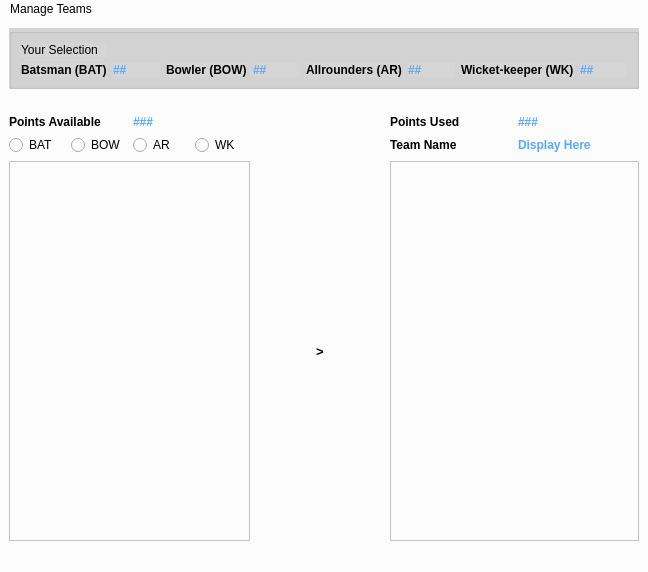
<?xml version="1.0" encoding="UTF-8"?>
<ui version="4.0">
 <class>MainWindow</class>
 <widget class="QMainWindow" name="MainWindow">
  <property name="geometry">
   <rect>
    <x>0</x>
    <y>0</y>
    <width>648</width>
    <height>572</height>
   </rect>
  </property>
  <property name="windowTitle">
   <string>MainWindow</string>
  </property>
  <property name="styleSheet">
   <string notr="true">background-color: rgb(252, 252, 252);</string>
  </property>
  <widget class="QWidget" name="centralwidget">
   <layout class="QGridLayout" name="gridLayout_2">
    <item row="0" column="0" colspan="9">
     <widget class="QGroupBox" name="groupBox">
      <property name="font">
       <font>
        <family>Arial</family>
        <pointsize>10</pointsize>
        <weight>75</weight>
        <bold>true</bold>
       </font>
      </property>
      <property name="styleSheet">
       <string notr="true">background-color: rgb(213, 213, 213);</string>
      </property>
      <property name="title">
       <string/>
      </property>
      <layout class="QGridLayout" name="gridLayout">
       <item row="0" column="0">
        <widget class="QLabel" name="label_5">
         <property name="text">
          <string>Your Selection</string>
         </property>
        </widget>
       </item>
       <item row="1" column="5">
        <widget class="QLabel" name="label_12">
         <property name="font">
          <font>
           <family>Arial</family>
           <weight>75</weight>
           <bold>true</bold>
          </font>
         </property>
         <property name="styleSheet">
          <string notr="true">color: rgb(85, 170, 255);</string>
         </property>
         <property name="text">
          <string>##</string>
         </property>
        </widget>
       </item>
       <item row="1" column="1">
        <widget class="QLabel" name="label_10">
         <property name="font">
          <font>
           <family>Arial</family>
           <weight>75</weight>
           <bold>true</bold>
          </font>
         </property>
         <property name="styleSheet">
          <string notr="true">color: rgb(85, 170, 255);</string>
         </property>
         <property name="text">
          <string>##</string>
         </property>
        </widget>
       </item>
       <item row="1" column="2">
        <widget class="QLabel" name="label_2">
         <property name="font">
          <font>
           <family>Arial</family>
           <pointsize>9</pointsize>
           <weight>75</weight>
           <bold>true</bold>
          </font>
         </property>
         <property name="text">
          <string>Bowler (BOW)</string>
         </property>
        </widget>
       </item>
       <item row="1" column="3">
        <widget class="QLabel" name="label_11">
         <property name="font">
          <font>
           <family>Arial</family>
           <weight>75</weight>
           <bold>true</bold>
          </font>
         </property>
         <property name="styleSheet">
          <string notr="true">color: rgb(85, 170, 255);</string>
         </property>
         <property name="text">
          <string>##</string>
         </property>
        </widget>
       </item>
       <item row="1" column="0">
        <widget class="QLabel" name="label">
         <property name="font">
          <font>
           <family>Arial</family>
           <pointsize>9</pointsize>
           <weight>75</weight>
           <bold>true</bold>
          </font>
         </property>
         <property name="text">
          <string>Batsman (BAT)</string>
         </property>
        </widget>
       </item>
       <item row="1" column="4">
        <widget class="QLabel" name="label_3">
         <property name="font">
          <font>
           <family>Arial</family>
           <pointsize>9</pointsize>
           <weight>75</weight>
           <bold>true</bold>
          </font>
         </property>
         <property name="text">
          <string>Allrounders (AR)</string>
         </property>
        </widget>
       </item>
       <item row="1" column="6">
        <widget class="QLabel" name="label_4">
         <property name="font">
          <font>
           <family>Arial</family>
           <pointsize>9</pointsize>
           <weight>75</weight>
           <bold>true</bold>
          </font>
         </property>
         <property name="text">
          <string>Wicket-keeper (WK)</string>
         </property>
        </widget>
       </item>
       <item row="1" column="7">
        <widget class="QLabel" name="label_13">
         <property name="font">
          <font>
           <family>Arial</family>
           <weight>75</weight>
           <bold>true</bold>
          </font>
         </property>
         <property name="styleSheet">
          <string notr="true">color: rgb(85, 170, 255);</string>
         </property>
         <property name="text">
          <string>##</string>
         </property>
        </widget>
       </item>
      </layout>
     </widget>
    </item>
    <item row="3" column="8">
     <widget class="QLabel" name="label_16">
      <property name="font">
       <font>
        <family>Arial</family>
        <weight>75</weight>
        <bold>true</bold>
       </font>
      </property>
      <property name="styleSheet">
       <string notr="true">color: rgb(85, 170, 255);</string>
      </property>
      <property name="text">
       <string>Display Here</string>
      </property>
     </widget>
    </item>
    <item row="2" column="7">
     <widget class="QLabel" name="label_7">
      <property name="font">
       <font>
        <family>Arial</family>
        <pointsize>9</pointsize>
        <weight>75</weight>
        <bold>true</bold>
       </font>
      </property>
      <property name="text">
       <string>Points Used</string>
      </property>
     </widget>
    </item>
    <item row="4" column="5">
     <widget class="QLabel" name="label_17">
      <property name="font">
       <font>
        <family>Arial</family>
        <pointsize>10</pointsize>
        <weight>75</weight>
        <bold>true</bold>
       </font>
      </property>
      <property name="text">
       <string>&gt;</string>
      </property>
     </widget>
    </item>
    <item row="3" column="3">
     <widget class="QRadioButton" name="radioButton_4">
      <property name="text">
       <string>WK</string>
      </property>
     </widget>
    </item>
    <item row="3" column="0">
     <widget class="QRadioButton" name="radioButton">
      <property name="text">
       <string>BAT</string>
      </property>
     </widget>
    </item>
    <item row="1" column="0">
     <widget class="QLabel" name="label_14">
      <property name="text">
       <string/>
      </property>
     </widget>
    </item>
    <item row="2" column="8">
     <widget class="QLabel" name="label_9">
      <property name="font">
       <font>
        <family>Arial</family>
        <weight>75</weight>
        <bold>true</bold>
       </font>
      </property>
      <property name="autoFillBackground">
       <bool>false</bool>
      </property>
      <property name="styleSheet">
       <string notr="true">color: rgb(85, 170, 255);</string>
      </property>
      <property name="text">
       <string>###</string>
      </property>
     </widget>
    </item>
    <item row="2" column="0" colspan="2">
     <widget class="QLabel" name="label_6">
      <property name="font">
       <font>
        <family>Arial</family>
        <pointsize>9</pointsize>
        <weight>75</weight>
        <bold>true</bold>
       </font>
      </property>
      <property name="text">
       <string>Points Available</string>
      </property>
     </widget>
    </item>
    <item row="4" column="4">
     <spacer name="horizontalSpacer">
      <property name="orientation">
       <enum>Qt::Horizontal</enum>
      </property>
      <property name="sizeHint" stdset="0">
       <size>
        <width>40</width>
        <height>20</height>
       </size>
      </property>
     </spacer>
    </item>
    <item row="4" column="6">
     <spacer name="horizontalSpacer_2">
      <property name="orientation">
       <enum>Qt::Horizontal</enum>
      </property>
      <property name="sizeHint" stdset="0">
       <size>
        <width>40</width>
        <height>20</height>
       </size>
      </property>
     </spacer>
    </item>
    <item row="3" column="7">
     <widget class="QLabel" name="label_15">
      <property name="font">
       <font>
        <family>Arial</family>
        <weight>75</weight>
        <bold>true</bold>
       </font>
      </property>
      <property name="text">
       <string>Team Name</string>
      </property>
     </widget>
    </item>
    <item row="2" column="2">
     <widget class="QLabel" name="label_8">
      <property name="font">
       <font>
        <family>Arial</family>
        <weight>75</weight>
        <bold>true</bold>
       </font>
      </property>
      <property name="styleSheet">
       <string notr="true">color: rgb(85, 170, 255);</string>
      </property>
      <property name="text">
       <string>###</string>
      </property>
     </widget>
    </item>
    <item row="3" column="1">
     <widget class="QRadioButton" name="radioButton_2">
      <property name="text">
       <string>BOW</string>
      </property>
     </widget>
    </item>
    <item row="3" column="2">
     <widget class="QRadioButton" name="radioButton_3">
      <property name="text">
       <string>AR</string>
      </property>
     </widget>
    </item>
    <item row="4" column="7" colspan="2">
     <widget class="QListWidget" name="listWidget_2"/>
    </item>
    <item row="4" column="0" colspan="4">
     <widget class="QListView" name="listView"/>
    </item>
   </layout>
  </widget>
  <widget class="QMenuBar" name="menubar">
   <property name="geometry">
    <rect>
     <x>0</x>
     <y>0</y>
     <width>648</width>
     <height>21</height>
    </rect>
   </property>
   <widget class="QMenu" name="menuManage_Teams">
    <property name="title">
     <string>Manage Teams</string>
    </property>
    <addaction name="actionNEW_Team"/>
    <addaction name="actionOPEN_Team"/>
    <addaction name="actionSAVE_Team"/>
    <addaction name="actionEVALUATE_Team"/>
   </widget>
   <addaction name="menuManage_Teams"/>
  </widget>
  <widget class="QStatusBar" name="statusbar"/>
  <action name="actionNEW_Team">
   <property name="text">
    <string>NEW Team</string>
   </property>
  </action>
  <action name="actionOPEN_Team">
   <property name="text">
    <string>OPEN Team</string>
   </property>
  </action>
  <action name="actionSAVE_Team">
   <property name="text">
    <string>SAVE Team</string>
   </property>
  </action>
  <action name="actionEVALUATE_Team">
   <property name="text">
    <string>EVALUATE Team</string>
   </property>
  </action>
 </widget>
 <resources/>
 <connections/>
</ui>
